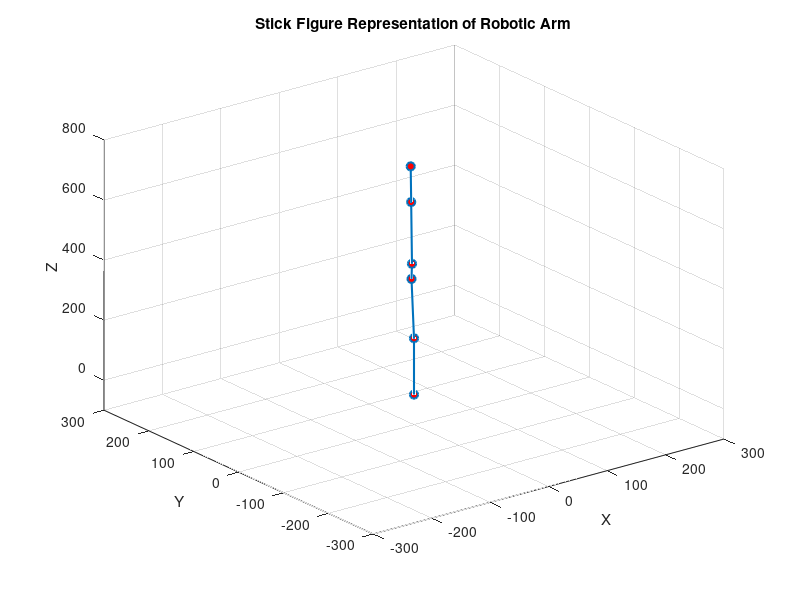
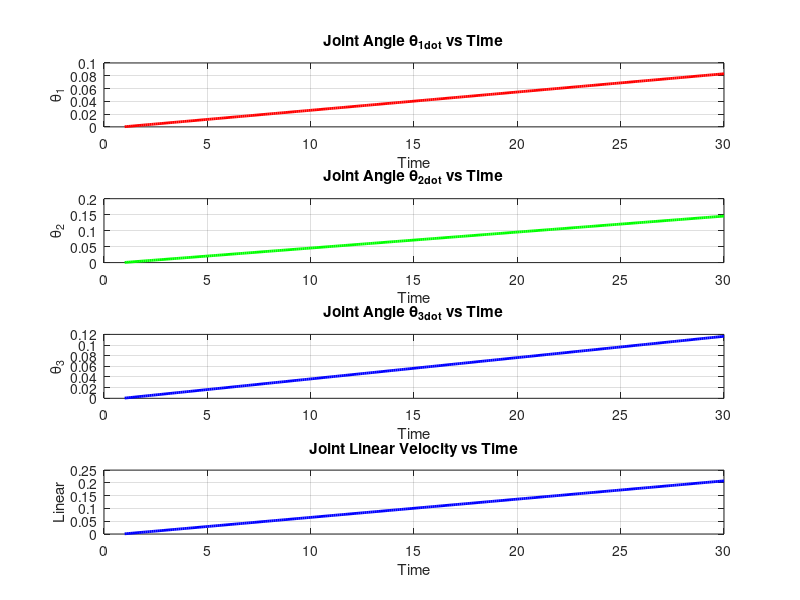
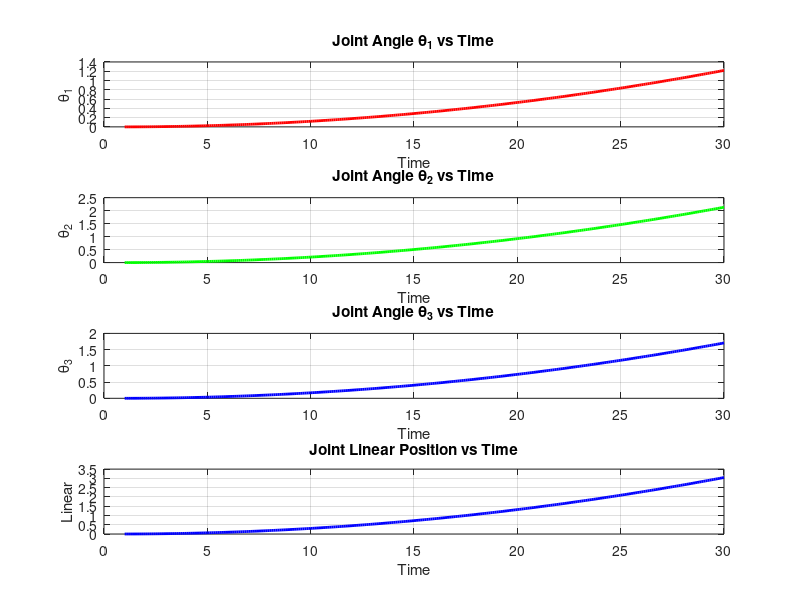

Source code (MATLAB) for these figures, in order:
clc;

%% Define coordinates

timeStep = 0.1; % time step
timeVec = 1:timeStep:30;
numSamples = length(timeVec); % number of time samples

% Initial generalized coordinates 
angle1 = 0; 
angle2 = 0; 
angle3 = 0;
linearPos = 0;
angles = [angle1 angle2 angle3 linearPos];

% Define intermediate variables
cos1 = cosd(angle1);
sin1 = sind(angle1);
cos2 = cosd(angle2);
sin2 = sind(angle2);
cos3 = cosd(angle3);
sin3 = sind(angle3);

% Initial generalized velocities 
angle1Vel = 0; 
angle2Vel = 0; 
angle3Vel = 0;
linearVel = 0;
anglesVel = [angle1Vel angle2Vel angle3Vel linearVel];

angle1VelArr = zeros(1, numSamples);
angle2VelArr = zeros(1, numSamples);
angle3VelArr = zeros(1, numSamples);
linearVelArr = zeros(1, numSamples);

angle1Arr = zeros(1, numSamples);
angle2Arr = zeros(1, numSamples);
angle3Arr = zeros(1, numSamples);
linearArr = zeros(1, numSamples);

% Length of links
link1 = 187.5;
link2 = 200; 
link3 = 50; 
link4 = 200; 
link5 = 112.5; 
d4 = link5 + linearPos;

% Masses of links
mass1 = 350; 
mass2 = 341; 
mass3 = 100;
mass4 = 400;
mass5 = 600;
gravity = 9.81;

% Moments of inertia of links
inertia1 = 500;
inertia2 = 700; 
inertia3 = 400; 
inertia4 = 500;
inertia5 = 700;

%% Computing

for i = 1:numSamples
    inertiaMat = [inertia2 0 0 0;
                  0 inertia3 0 0;
                  0 0 inertia4 0;
                  0 0 0 inertia5];

    inputTorques = [2 2 2 5]; % vector of moments for each motor joint
    d4 = link5 + linearPos;

    coriolisMat = [sin1 * (mass2 * gravity * link2 / 2 + mass3 * gravity * link3 + mass4 * gravity * link4 + mass5 * gravity * link5) - sin1 * cos2 * (mass3 * gravity * link3 / 2 + mass4 * gravity * link4 + mass5 * gravity * link5) - sin1 * cos2 * cos3 * (mass4 * gravity * link4 / 2 + mass5 * gravity * link5) + cos1 * sin2 * cos3 * (mass4 * gravity * link4 / 2 + mass5 * gravity * link5) + cos1 * sin2 * cos3 * mass5 * gravity * d4 / 2;
                  -cos1 * sin2 * (mass3 * gravity * link3 / 2 + mass4 * gravity * link4 + mass5 * gravity * link5) + sin1 * cos2 * (mass3 * gravity * link3 / 2 + mass4 * gravity * link4 + mass5 * gravity * link5) - cos1 * sin2 * cos3 * (mass4 * gravity * link4 / 2 + mass5 * gravity * link5) + sin1 * cos2 * cos3 * (mass4 * gravity * link4 / 2 + mass5 * gravity * link5) + sin1 * cos2 * cos3 * mass5 * gravity * d4 / 2;
                  -cos1 * cos2 * sin3 * (mass4 * gravity * link4 / 2 + mass5 * gravity * link5) - sin1 * sin2 * sin3 * (mass4 * gravity * link4 / 2 + mass5 * gravity * link5) - sin1 * sin2 * sin3 * mass5 * gravity * d4 / 2;
                  -mass5 * gravity / 2];

    angularAccel = inertiaMat \ inputTorques' - inertiaMat \ (coriolisMat * anglesVel);

    % Update angular velocities
    angle1Vel = angularAccel(1) * timeStep + angle1Vel;
    angle2Vel = angularAccel(2) * timeStep + angle2Vel;
    angle3Vel = angularAccel(3) * timeStep + angle3Vel;
    linearVel = angularAccel(4) * timeStep + linearVel;

    angle1VelArr(i) = angle1Vel;
    angle2VelArr(i) = angle2Vel;
    angle3VelArr(i) = angle3Vel;
    linearVelArr(i) = linearVel;

    % Update angles
    angle1 = angularAccel(1) * timeStep * timeStep * 0.5 + angle1Vel * timeStep + angle1;
    angle2 = angularAccel(2) * timeStep * timeStep * 0.5 + angle2Vel * timeStep + angle2;
    angle3 = angularAccel(3) * timeStep * timeStep * 0.5 + angle3Vel * timeStep + angle3;
    linearPos = angularAccel(4) * timeStep * timeStep * 0.5 + linearVel * timeStep + linearPos;

    angle1Arr(i) = angle1;
    angle2Arr(i) = angle2;
    angle3Arr(i) = angle3;
    linearArr(i) = linearPos;

    % Update intermediate variables
    cos1 = cosd(angle1);
    sin1 = sind(angle1);
    cos2 = cosd(angle2);
    sin2 = sind(angle2);
    cos3 = cosd(angle3);
    sin3 = sind(angle3);

    % Stick figure representation
    xCoords = [0, 0, -sin1*link2, -sin1*link2 + link3*(cos1*sin2 - cos2*sin1), -sin1*link2 + link3*(cos1*sin2 - cos2*sin1) + link4*(cos1*sin2*cos3 - sin1*cos2*cos3), -sin1*link2 + link3*(cos1*sin2 - cos2*sin1) + (link4 + d4)*(cos1*sin2*cos3 - sin1*cos2*cos3)];
    yCoords = [0, 0, 0, 0, sin3*link4, sin3*(link4 + d4)];
    zCoords = [0, link1, link1 + link2*cos1, link1 + link2*cos1 + link3*(cos1*cos2 + sin1*sin2), link1 + link2*cos1 + link3*(cos1*cos2 + sin1*sin2) + link4*(cos1*cos2*cos3 + sin1*sin2*cos3), link1 + link2*cos1 + link3*(cos1*cos2 + sin1*sin2) + (link4 + d4)*(cos1*cos2*cos3 + sin1*sin2*cos3)];

    plot3(xCoords, yCoords, zCoords, '-o', 'LineWidth', 1.5, 'MarkerSize', 6, 'MarkerFaceColor', 'r');
    grid on;
    xlim([-300, 300]);
    ylim([-300, 300]);
    zlim([-100, 800]);
    xlabel('X');
    ylabel('Y');
    zlabel('Z');
    title('Stick Figure Representation of Robotic Arm');
    drawnow;
end

%% Plotting

% Plot motion graphs
figure;
subplot(4, 1, 1);
plot(timeVec, angle1VelArr, 'r', 'LineWidth', 2);
xlabel('Time');
ylabel('\theta_1');
title('Joint Angle \theta_1_d_o_t vs Time');
grid on;

subplot(4, 1, 2);
plot(timeVec, angle2VelArr, 'g', 'LineWidth', 2);
xlabel('Time');
ylabel('\theta_2');
title('Joint Angle \theta_2_d_o_t vs Time');
grid on;

subplot(4, 1, 3);
plot(timeVec, angle3VelArr, 'b', 'LineWidth', 2);
xlabel('Time');
ylabel('\theta_3');
title('Joint Angle \theta_3_d_o_t vs Time');
grid on;

subplot(4, 1, 4);
plot(timeVec, linearVelArr, 'b', 'LineWidth', 2);
xlabel('Time');
ylabel('Linear');
title('Joint Linear Velocity vs Time');
grid on;

figure;
subplot(4, 1, 1);
plot(timeVec, angle1Arr, 'r', 'LineWidth', 2);
xlabel('Time');
ylabel('\theta_1');
title('Joint Angle \theta_1 vs Time');
grid on;

subplot(4, 1, 2);
plot(timeVec, angle2Arr, 'g', 'LineWidth', 2);
xlabel('Time');
ylabel('\theta_2');
title('Joint Angle \theta_2 vs Time');
grid on;

subplot(4, 1, 3);
plot(timeVec, angle3Arr, 'b', 'LineWidth', 2);
xlabel('Time');
ylabel('\theta_3');
title('Joint Angle \theta_3 vs Time');
grid on;

subplot(4, 1, 4);
plot(timeVec, linearArr, 'b', 'LineWidth', 2);
xlabel('Time');
ylabel('Linear');
title('Joint Linear Position vs Time');
grid on;

hold off;
